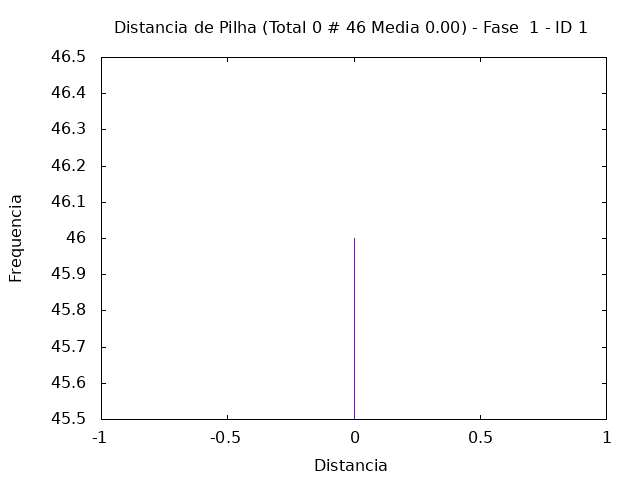

Source code (gnuplot):
set term png
set output "../tmp/out/arvorelog-hist-1-1.png"
set style fill solid 1.0
set title "Distancia de Pilha (Total 0 # 46 Media 0.00) - Fase  1 - ID 1"
set xlabel "Distancia"
set ylabel "Frequencia"
plot [-1:1] "../tmp/out/arvorelog-hist-1-1.gpdat" u 3:4 w boxes t ""
